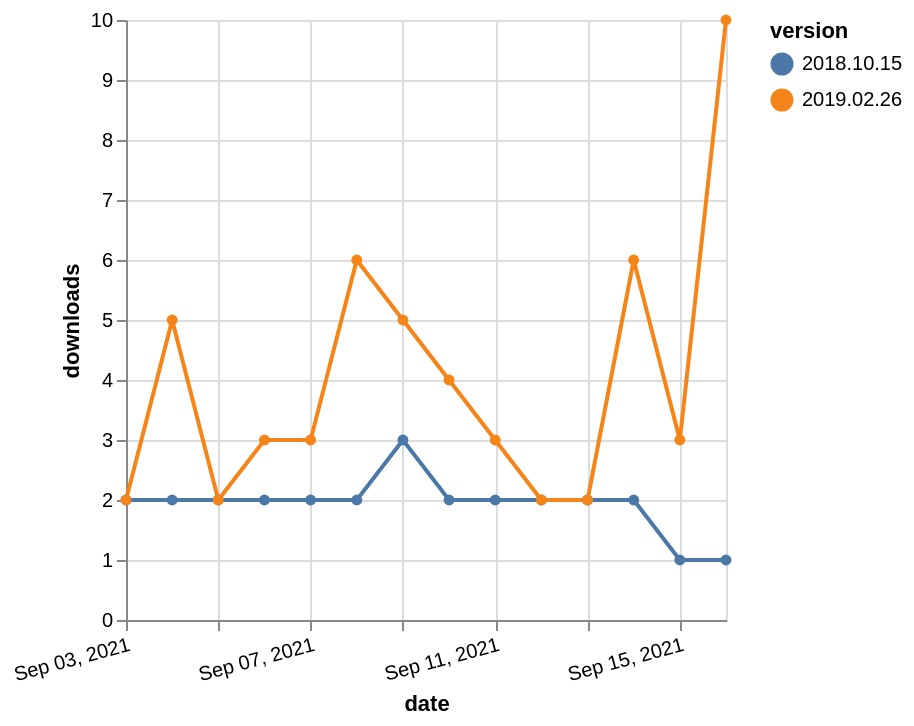

Express this chart as Vega-Lite.
### Vega-Lite specification from a JSON file in a GitHub repository (floating-point values rounded to 4 significant figures)
{"$schema": "https://vega.github.io/schema/vega-lite/v5.json", "description": "A simple bar chart with embedded data.", "data": {"values": [{"date": "2021-09-03", "total": 3587, "delta": 2, "version": "2018.10.15"}, {"date": "2021-09-04", "total": 3589, "delta": 2, "version": "2018.10.15"}, {"date": "2021-09-05", "total": 3591, "delta": 2, "version": "2018.10.15"}, {"date": "2021-09-06", "total": 3593, "delta": 2, "version": "2018.10.15"}, {"date": "2021-09-07", "total": 3595, "delta": 2, "version": "2018.10.15"}, {"date": "2021-09-08", "total": 3597, "delta": 2, "version": "2018.10.15"}, {"date": "2021-09-09", "total": 3600, "delta": 3, "version": "2018.10.15"}, {"date": "2021-09-10", "total": 3602, "delta": 2, "version": "2018.10.15"}, {"date": "2021-09-11", "total": 3604, "delta": 2, "version": "2018.10.15"}, {"date": "2021-09-12", "total": 3606, "delta": 2, "version": "2018.10.15"}, {"date": "2021-09-13", "total": 3608, "delta": 2, "version": "2018.10.15"}, {"date": "2021-09-14", "total": 3610, "delta": 2, "version": "2018.10.15"}, {"date": "2021-09-15", "total": 3611, "delta": 1, "version": "2018.10.15"}, {"date": "2021-09-16", "total": 3612, "delta": 1, "version": "2018.10.15"}, {"date": "2021-09-03", "total": 3184, "delta": 2, "version": "2019.02.26"}, {"date": "2021-09-04", "total": 3189, "delta": 5, "version": "2019.02.26"}, {"date": "2021-09-05", "total": 3191, "delta": 2, "version": "2019.02.26"}, {"date": "2021-09-06", "total": 3194, "delta": 3, "version": "2019.02.26"}, {"date": "2021-09-07", "total": 3197, "delta": 3, "version": "2019.02.26"}, {"date": "2021-09-08", "total": 3203, "delta": 6, "version": "2019.02.26"}, {"date": "2021-09-09", "total": 3208, "delta": 5, "version": "2019.02.26"}, {"date": "2021-09-10", "total": 3212, "delta": 4, "version": "2019.02.26"}, {"date": "2021-09-11", "total": 3215, "delta": 3, "version": "2019.02.26"}, {"date": "2021-09-12", "total": 3217, "delta": 2, "version": "2019.02.26"}, {"date": "2021-09-13", "total": 3219, "delta": 2, "version": "2019.02.26"}, {"date": "2021-09-14", "total": 3225, "delta": 6, "version": "2019.02.26"}, {"date": "2021-09-15", "total": 3228, "delta": 3, "version": "2019.02.26"}, {"date": "2021-09-16", "total": 3238, "delta": 10, "version": "2019.02.26"}]}, "width": "container", "mark": {"type": "line", "point": {"filled": true}}, "encoding": {"x": {"field": "date", "type": "temporal", "timeUnit": "yearmonthdate", "title": "date", "axis": {"labelAngle": -15}}, "y": {"field": "delta", "type": "quantitative", "title": "downloads"}, "color": {"field": "version", "type": "nominal"}, "tooltip": {"field": "delta"}}}
